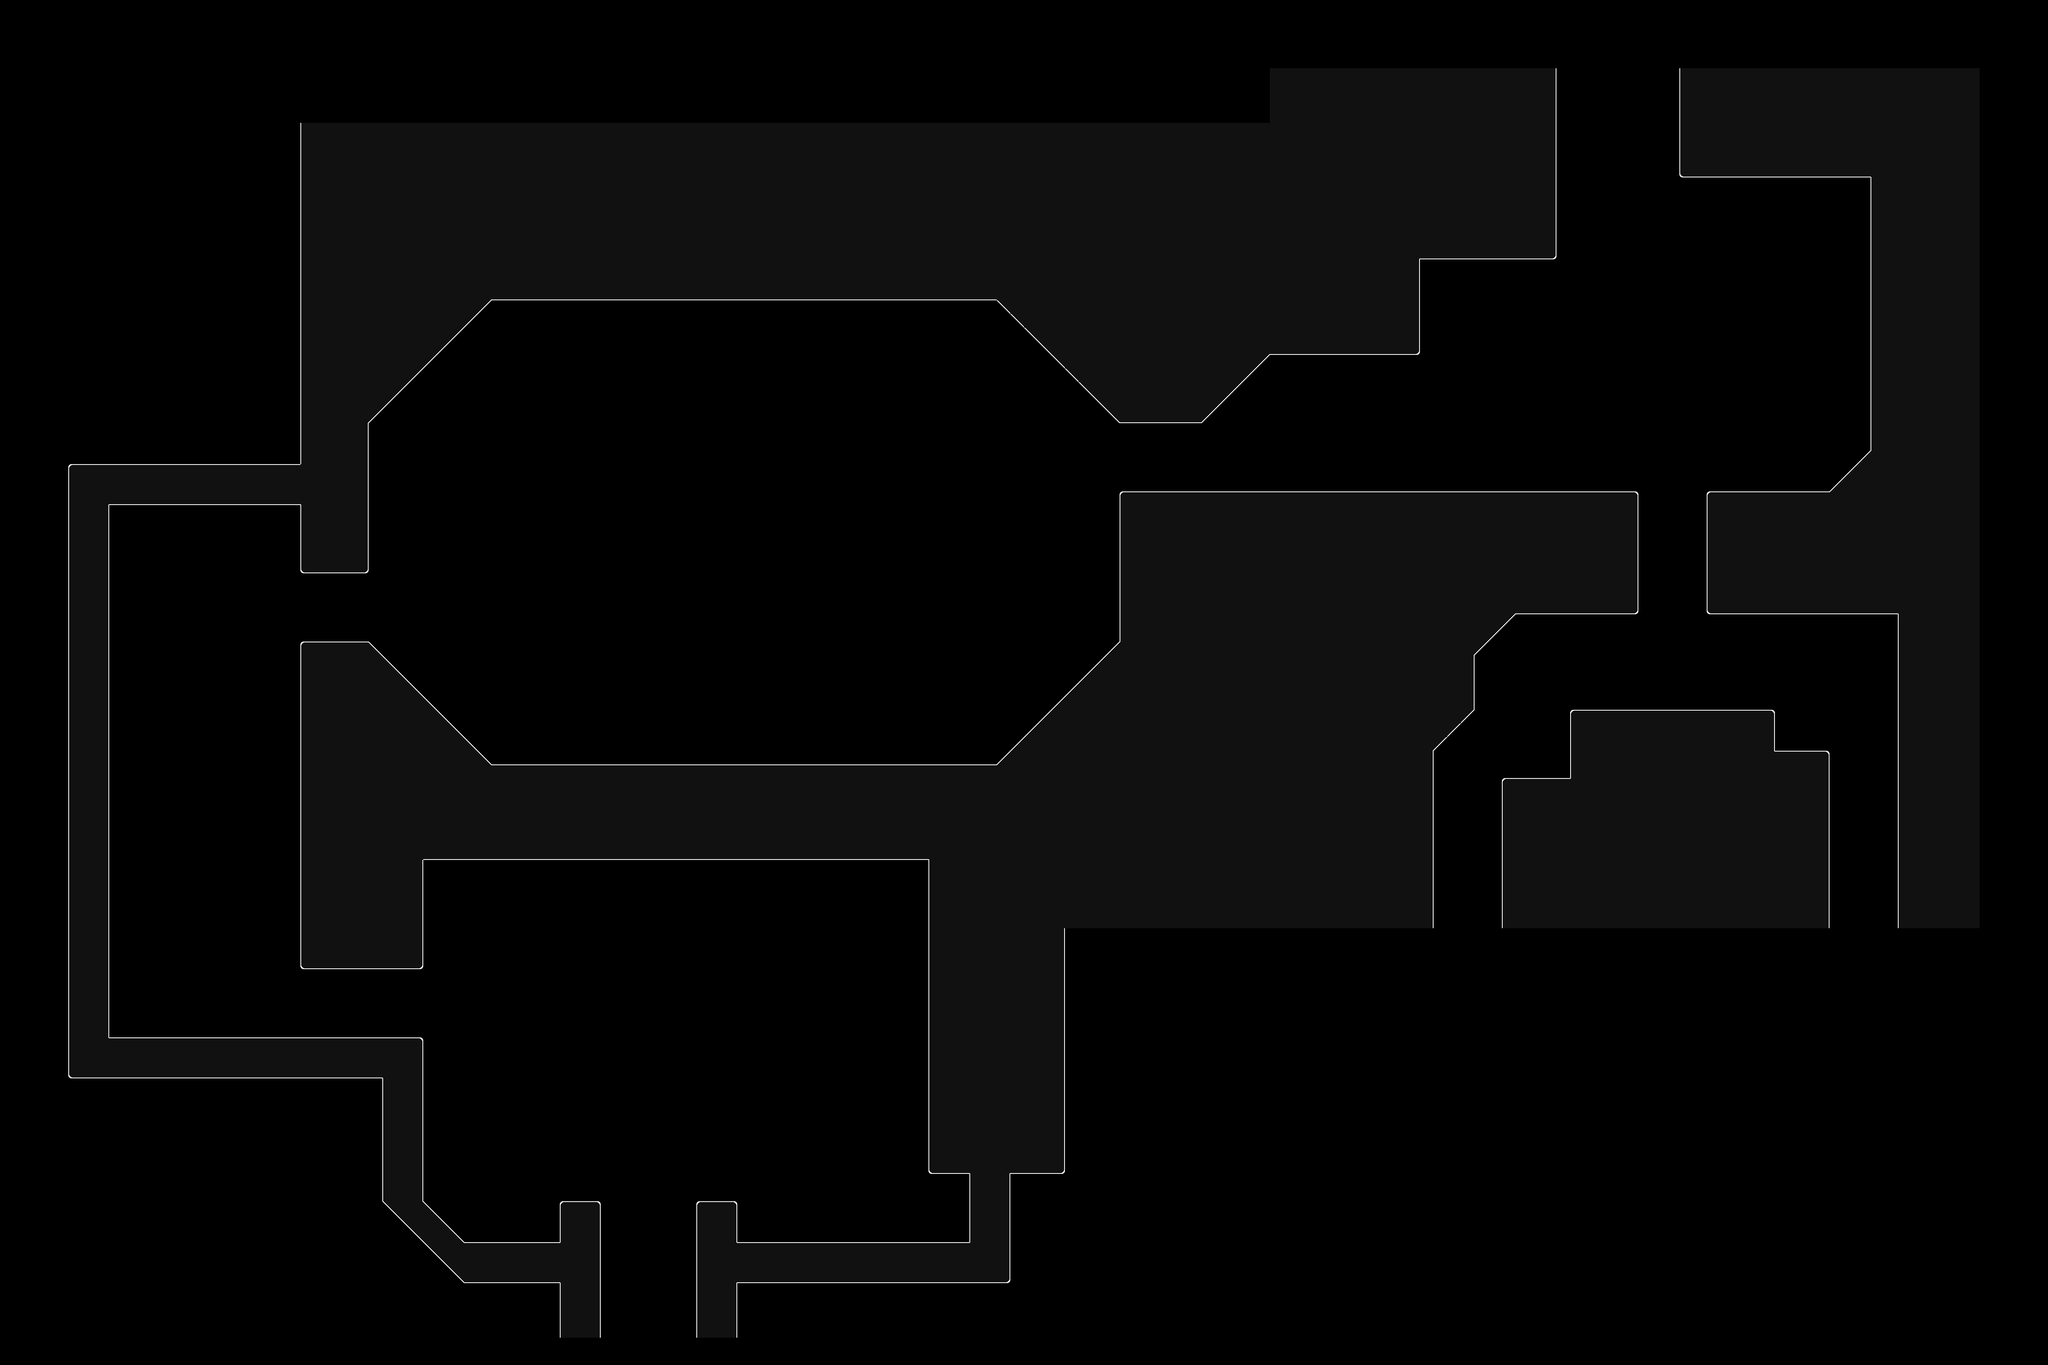

The image is a tile-based game level rendered from a .tmx file. Its description and source (layers, tilesets, objects; grid data summarised) follow:
An orthogonal 150x100 tile map with 32x32 px tiles, 1 tile layer (Tile Layer 1) and 96 objects (14x Multitrigger, 11x SchmuckSpawn, 10x Dropthrough, 8x Bounds, 8x EventMove, ...).

<map version="1.2" tiledversion="1.3.1" orientation="orthogonal" renderorder="right-down" compressionlevel="0" width="150" height="100" tilewidth="32" tileheight="32" infinite="0" nextlayerid="4" nextobjectid="103">
 <properties>
  <property name="startUI" value="PLENUM CHAMBER,EMPTY,SCRAP" />
 </properties>
 <tileset firstgid="1" source="main_0.tsx" />
 <layer id="1" name="Tile Layer 1" width="150" height="100">
  <data>[15000 cells, 4832 non-empty, 17 distinct tile ids]</data>
 </layer>
 <objectgroup id="2" name="collision-layer">
  <object id="1" x="3648" y="160">
   <polyline points="0,0 0,448 -320,448 -320,672 -672,672 -832,832 -1024,832 -1312,544 -2496,544 -2784,832 -2784,1184 -2944,1184 -2944,1024 -3392,1024 -3392,2272 -2656,2272 -2656,2656 -2560,2752 -2336,2752 -2336,2656 -2240,2656 -2240,2976 -2016,2976 -2016,2656 -1920,2656 -1920,2752 -1376,2752 -1376,2592 -1472,2592 -1472,1856 -2656,1856 -2656,2112 -2944,2112 -2944,1344 -2784,1344 -2496,1632 -1312,1632 -1024,1344 -1024,992 192,992 192,1280 -96,1280 -192,1376 -192,1504 -288,1600 -288,2016 -128,2016 -128,1664 32,1664 32,1504 512,1504 512,1600 640,1600 640,2016 800,2016 800,1280 352,1280 352,992 640,992 736,896 736,256 288,256 288,0 0,0" />
  </object>
 </objectgroup>
 <objectgroup id="3" name="event-layer">
  <object id="2" name="Start" type="Start" x="3776" y="288" width="32" height="32">
   <properties>
    <property name="startId" value="start0" />
    <property name="triggeredId" value="" />
    <property name="triggeringId" value="entertop" />
   </properties>
  </object>
  <object id="3" name="Sensor" type="Sensor" x="3648" y="160" width="288" height="96">
   <properties>
    <property name="triggeredId" value="" />
    <property name="triggeringId" value="warp1" />
   </properties>
  </object>
  <object id="4" name="Warp" type="Warp" x="3776" y="96" width="32" height="32">
   <properties>
    <property name="level" value="PLENUMCHAMBERTURBINE" />
    <property name="startId" value="start3" />
    <property name="triggeredId" value="warp1" />
   </properties>
  </object>
  <object id="5" name="Dropthrough" type="Dropthrough" x="3648" y="408" width="288" height="8">
   <properties>
    <property name="independent" type="bool" value="true" />
   </properties>
  </object>
  <object id="6" name="Dropthrough" type="Dropthrough" x="3648" y="600" width="288" height="8">
   <properties>
    <property name="independent" type="bool" value="true" />
   </properties>
  </object>
  <object id="7" name="Dropthrough" type="Dropthrough" x="4096" y="864" width="288" height="8">
   <properties>
    <property name="independent" type="bool" value="true" />
   </properties>
  </object>
  <object id="8" name="Dropthrough" type="Dropthrough" x="1320" y="2496" width="408" height="8">
   <properties>
    <property name="independent" type="bool" value="true" />
   </properties>
  </object>
  <object id="9" name="Dropthrough" type="Dropthrough" x="544" y="2144" width="160" height="8">
   <properties>
    <property name="independent" type="bool" value="true" />
   </properties>
  </object>
  <object id="10" name="Dropthrough" type="Dropthrough" x="256" y="1792" width="160" height="8">
   <properties>
    <property name="independent" type="bool" value="true" />
   </properties>
  </object>
  <object id="11" name="Multitrigger" type="Multitrigger" x="224" y="288" width="32" height="32">
   <properties>
    <property name="triggeredId" value="entertop" />
    <property name="triggeringId" value="bounds1t,bounds2t,cameradefault" />
   </properties>
  </object>
  <object id="12" name="Multitrigger" type="Multitrigger" x="224" y="352" width="32" height="32">
   <properties>
    <property name="triggeredId" value="enterbot" />
    <property name="triggeringId" value="bounds1b,bounds2b,cameradefault" />
   </properties>
  </object>
  <object id="13" name="Camera" type="Camera" x="288" y="288" width="32" height="32">
   <properties>
    <property name="triggeredId" value="cameradefault" />
    <property name="triggeringId" value="" />
    <property name="zoom" type="float" value="1" />
   </properties>
  </object>
  <object id="14" name="Bounds" type="Bounds" x="800" y="672" width="32" height="32">
   <properties>
    <property name="left" type="bool" value="true" />
    <property name="spectator" type="bool" value="true" />
    <property name="triggeredId" value="bounds1t" />
    <property name="up" type="bool" value="true" />
   </properties>
  </object>
  <object id="15" name="Bounds" type="Bounds" x="3808" y="2656" width="32" height="32">
   <properties>
    <property name="down" type="bool" value="true" />
    <property name="left" type="bool" value="false" />
    <property name="right" type="bool" value="true" />
    <property name="spectator" type="bool" value="true" />
    <property name="triggeredId" value="bounds2t" />
    <property name="up" type="bool" value="false" />
   </properties>
  </object>
  <object id="16" name="Bounds" type="Bounds" x="3872" y="1408" width="32" height="32">
   <properties>
    <property name="left" type="bool" value="true" />
    <property name="triggeredId" value="bounds1b" />
    <property name="up" type="bool" value="true" />
   </properties>
  </object>
  <object id="17" name="Bounds" type="Bounds" x="3936" y="1696" width="32" height="32">
   <properties>
    <property name="down" type="bool" value="true" />
    <property name="left" type="bool" value="false" />
    <property name="right" type="bool" value="true" />
    <property name="triggeredId" value="bounds2b" />
    <property name="up" type="bool" value="false" />
   </properties>
  </object>
  <object id="18" name="Prefab" type="PrefabAlternator" x="3840" y="1152" width="160" height="96">
   <properties>
    <property name="align" type="int" value="1" />
    <property name="event1" value="enterbot" />
    <property name="event2" value="entertop" />
    <property name="prefabId" value="Alternator" />
    <property name="triggeredId" value="" />
    <property name="triggeringId" value="" />
   </properties>
  </object>
  <object id="19" name="Dropthrough" type="Dropthrough" x="3840" y="1432" width="160" height="8">
   <properties>
    <property name="independent" type="bool" value="true" />
   </properties>
  </object>
  <object id="20" name="QuestCheck" type="QuestCheck" x="224" y="608" width="32" height="32">
   <properties>
    <property name="check" type="int" value="1" />
    <property name="quest" value="PLENUM0SC" />
    <property name="triggeredId" value="sccheck1" />
    <property name="triggeringId" value="door5" />
   </properties>
  </object>
  <object id="21" name="Prefab" type="PrefabDoor" x="3840" y="1152" width="160" height="96">
   <properties>
    <property name="prefabId" value="Door" />
    <property name="speed" type="float" value="3" />
    <property name="triggeredId" value="door5" />
    <property name="xDisplace" type="int" value="7" />
    <property name="yDisplace" type="int" value="0" />
   </properties>
  </object>
  <object id="22" name="Prefab" type="PrefabLeverActivateOnce" x="3872" y="1568" width="96" height="96">
   <properties>
    <property name="prefabId" value="LeverActivateOnce" />
    <property name="triggeringId" value="sc1" />
   </properties>
  </object>
  </objectgroup>
</map>
<!-- 74 of 96 objects omitted -->